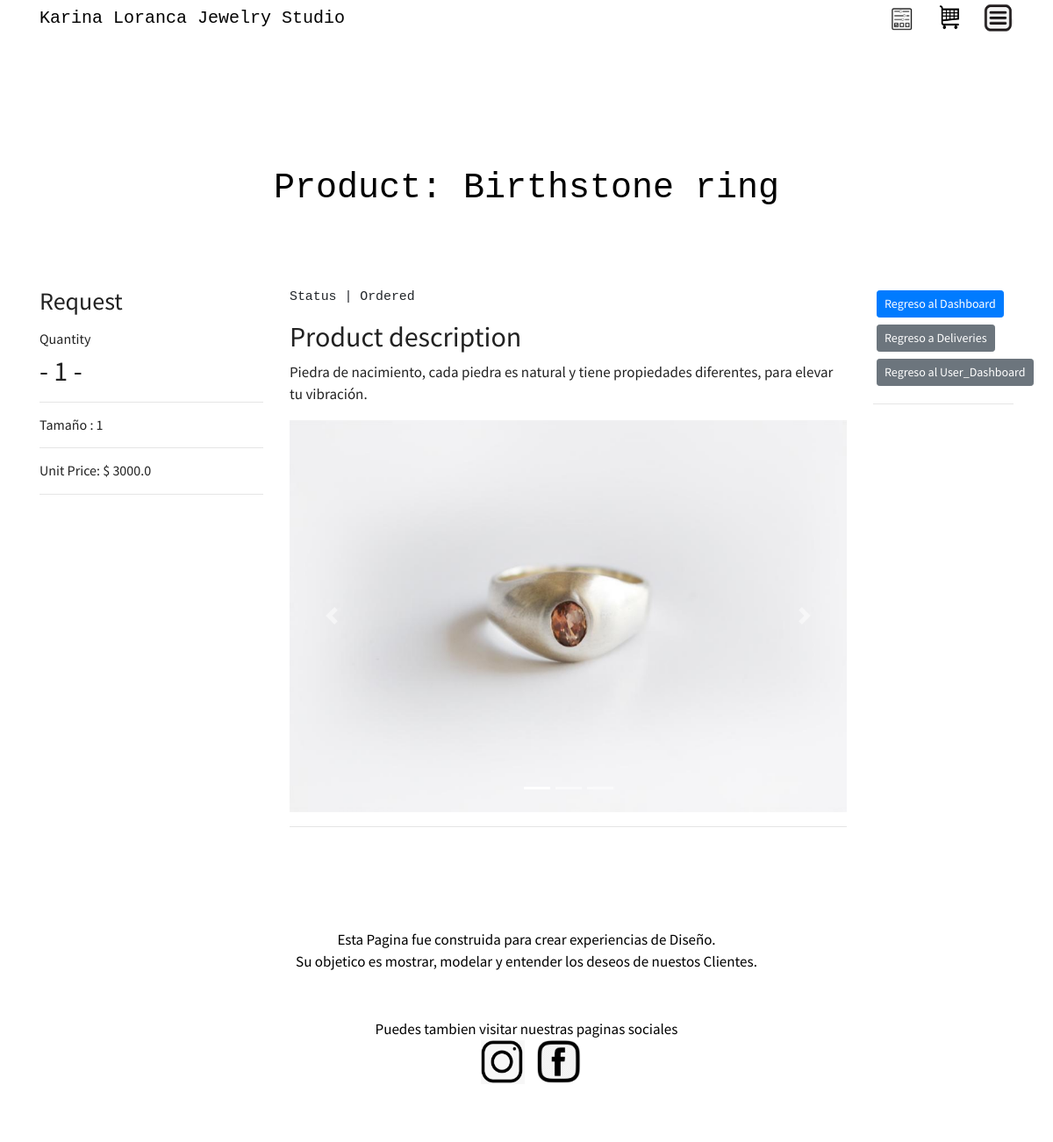
Screenshot of /admin/delivery_detail/1 (signed in) with the database file from the repository.
### kl_designs/models.py (models this page shows, shortened)
class Item(db.Model):
    __table_args__ = {'extend_existing': True}
    itemid = db.Column(db.Integer, primary_key=True)
    quantity = db.Column(db.Integer, nullable=True)
    size = db.Column(db.Integer, nullable=True)
    status = db.Column(db.String, default='pending')
    product_name = db.Column(db.String(100), nullable=True)
    category_name = db.Column(db.String(100), nullable=True)
    description = db.Column(db.String(100), nullable=True)
    price = db.Column(db.DECIMAL)
    image_file = db.Column(db.String(20), nullable=True, default='default.jpg')
    image_file_2 = db.Column(db.String(20), nullable=True, default='default.jpg')
    image_file_3 = db.Column(db.String(20), nullable=True, default='default.jpg')
    order_date = db.Column(db.DateTime, nullable=True)
    delivery_date = db.Column(db.DateTime, nullable=True)
    received_date = db.Column(db.DateTime, nullable=True)
    deliveryid = db.Column(db.Integer, nullable=True)
    carrier = db.Column(db.String(100), nullable=True)
    userid = db.Column(db.Integer, db.ForeignKey('user.id'), nullable=False)
    users = db.relationship(User)
    product_items = db.relationship('Product', backref='product_item', lazy=True)

### kl_designs/views/admins/routes_admins.py (the view)
@admins.route("/admin/delivery_detail/<itemid>", methods=['GET', 'POST'])
@login_required
def delivery_detail(itemid):
    cart_item = Item.query.get_or_404(itemid)
    category_count = db.session.query(Category.id).count()
    user_count = db.session.query(User.id).count()
    product_count = db.session.query(Product.productid).count()
    return render_template('admin/delivery_detail.html', cart_item=cart_item)

### kl_designs/models.py (called while the page is built)
@login_manager.user_loader
def load_user(user_id):
    return User.query.get(int(user_id))

### kl_designs/templates/admin/delivery_detail.html (shortened to what this page needs)
{% extends "main/layout.html" %}
{% block additional_css %}
<link rel="stylesheet" type="text/css" href="{{ url_for('static', filename='uxdes4.css') }}"/>
{% endblock %}
{% block main_content %}
        <div class="hero">
            <div class="sub-hero">
                <h1>Product: {{ cart_item.product_name }}</h1>
            </div>
        </div>
    <div class="project-list container">
            <div class="row">
                <div class="col-sm-3 nav-sidebar-section">
                    <h3>Request</h3>
                     <h6> Quantity <h2> - {{ cart_item.quantity  }} - </h2></h6>
                     {% if cart_item.category_name == "2" %}
                    <hr>
                    <h6> Tamaño : {{ cart_item.size  }} </h2></h6>
                    {% endif %}
                    <hr>
                    <h6> Unit Price: $ {{ "{0:.1f}".format(cart_item.price) }}</h6>
                    <hr>
                </div>
                <div class="col-sm-7">
                    <pre>Status | <ore>{{ cart_item.status  }}</ore></pre>
                    <h2>Product description</h2>
                    <p class="summary">
                       {{ cart_item.description }}
                    </p>
                     <div id="carouselExampleIndicators" class="carousel slide" data-ride="carousel">
                      <ol class="carousel-indicators">
                        <li data-target="#carouselExampleIndicators" data-slide-to="0" class="active"></li>
                        <li data-target="#carouselExampleIndicators" data-slide-to="1"></li>
                        <li data-target="#carouselExampleIndicators" data-slide-to="2"></li>
                      </ol>
                      <div class="carousel-inner">
                        <div class="carousel-item active">
                          <img src="{{ url_for('static', filename='photos/' + cart_item.image_file) }}" class="d-block w-100">
                        </div>
                      </div>
                      <a class="carousel-control-prev" href="#carouselExampleIndicators" role="button" data-slide="prev">
                        <span class="carousel-control-prev-icon" aria-hidden="true"></span>
                      </a>
                      <a class="carousel-control-next" href="#carouselExampleIndicators" role="button" data-slide="next">
                        <span class="carousel-control-next-icon" aria-hidden="true"></span>
                      </a>
                    </div>
                    <hr>
                </div>
                <div class="col-sm-2">
                    <td ><a class="btn btn-primary btn-sm m-1" href="{{ url_for('admins.index') }}">Regreso al Dashboard</a> </td>
                    <td scope="col"> <a class="btn btn-secondary btn-sm m-1" href="{{ url_for('admins.delivery_stats') }}">Regreso a Deliveries</a> </td>
                    <td ><a class="btn btn-secondary btn-sm m-1" href="{{ url_for('admins.user_stats') }}">Regreso al User_Dashboard</a> </td>
                    <hr>
                    </div>
                </div>
            </div>
{% endblock main_content %}

### kl_designs/static/uxdes4.css (style rules this page uses)
.hero { background-color: white; color: black; font-size: 18px; font-family: Consolas, "andale mono", "lucida console", monospace; padding: 50px 0px; text-align: center; }
.hero .sub-hero { margin-top: 70px; }
.hero h1 { padding: 30px; }

### rows the page displays
Item: product_name "Birthstone ring", quantity "1", size "1", price "3000.0", status "Ordered", description "Piedra de nacimiento, cada piedra es natural y tiene propiedades diferentes, para elevar tu vibración.", image_file (picture)
